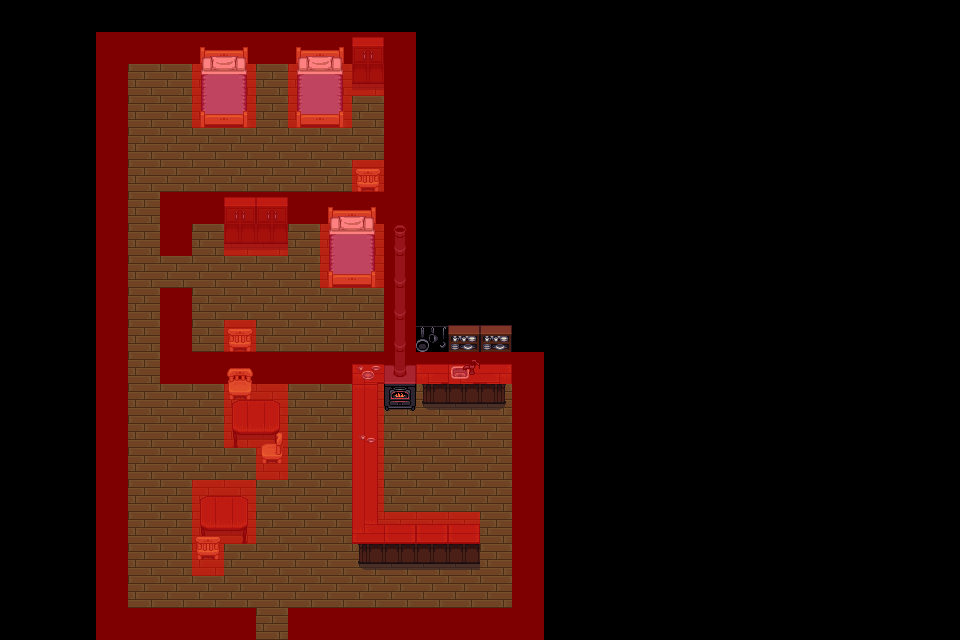

This is a level from a 2D game, rendered from its Tiled map with the project's own tilesets. A one-line summary and the map file follow, with tile-layer data summarised:
An orthogonal 30x20 tile map with 32x32 px tiles, 7 tile layers (floor, furniture, furniture2, detail, ...), 15 tilesets and 1 object (warp).

<map version="1.0" orientation="orthogonal" renderorder="right-down" width="30" height="20" tilewidth="32" tileheight="32" nextobjectid="3">
 <tileset firstgid="1" source="Terrain.tsx" />
 <tileset firstgid="1025" name="grass" tilewidth="32" tileheight="32" tilecount="18" columns="3">
  <image source="../LPC Base Assets/tiles/grass.png" width="96" height="192" />
 </tileset>
 <tileset firstgid="1043" name="house" tilewidth="32" tileheight="32" tilecount="63" columns="9">
  <image source="../LPC Base Assets/tiles/house.png" width="288" height="224" />
 </tileset>
 <tileset firstgid="1106" name="trunk" tilewidth="32" tileheight="32" tilecount="18" columns="6">
  <image source="../LPC Base Assets/tiles/trunk.png" width="192" height="96" />
 </tileset>
 <tileset firstgid="1124" name="treetop" tilewidth="32" tileheight="32" tilecount="42" columns="6">
  <image source="../LPC Base Assets/tiles/treetop.png" width="192" height="224" />
 </tileset>
 <tileset firstgid="1166" name="bridges" tilewidth="32" tileheight="32" tilecount="42" columns="6">
  <image source="../LPC Base Assets/tiles/bridges.png" width="192" height="224" />
 </tileset>
 <tileset firstgid="1208" name="signs" tilewidth="32" tileheight="32" tilecount="6" columns="3">
  <image source="../LPC Base Assets/tiles/signs.png" width="96" height="64" />
 </tileset>
 <tileset firstgid="1214" name="rock" tilewidth="32" tileheight="32" tilecount="2" columns="2">
  <image source="../LPC Base Assets/tiles/rock.png" width="64" height="32" />
 </tileset>
 <tileset firstgid="1216" name="barrel" tilewidth="32" tileheight="32" tilecount="8" columns="4">
  <image source="../LPC Base Assets/tiles/barrel.png" width="128" height="64" />
 </tileset>
 <tileset firstgid="1224" name="inside" tilewidth="32" tileheight="32" tilecount="100" columns="10">
  <image source="../LPC Base Assets/tiles/inside.png" width="320" height="320" />
 </tileset>
 <tileset firstgid="1324" name="country" tilewidth="32" tileheight="32" tilecount="20" columns="5">
  <image source="../LPC Base Assets/tiles/country.png" width="160" height="128" />
 </tileset>
 <tileset firstgid="1344" name="kitchen" tilewidth="32" tileheight="32" tilecount="8" columns="2">
  <image source="../LPC Base Assets/tiles/kitchen.png" width="64" height="128" />
 </tileset>
 <tileset firstgid="1352" name="victoria" tilewidth="32" tileheight="32" tilecount="55" columns="11">
  <image source="../LPC Base Assets/tiles/victoria.png" width="352" height="160" />
 </tileset>
 <tileset firstgid="1407" name="cabinets" tilewidth="32" tileheight="32" tilecount="78" columns="6">
  <image source="../LPC Base Assets/tiles/cabinets.png" width="192" height="416" />
 </tileset>
 <tileset firstgid="1485" name="metatiles" tilewidth="32" tileheight="32" tilecount="4" columns="2">
  <image source="../metatiles.png" width="64" height="64" />
 </tileset>
 <layer name="floor" width="30" height="20">
  <data>[600 cells, 148 non-empty, 1 distinct tile ids]</data>
 </layer>
 <layer name="furniture" width="30" height="20">
  <data>[600 cells, 62 non-empty, 27 distinct tile ids]</data>
 </layer>
 <layer name="furniture2" width="30" height="20">
  <data>[600 cells, 6 non-empty, 6 distinct tile ids]</data>
 </layer>
 <layer name="detail" width="30" height="20">
  <data>[600 cells, 3 non-empty, 3 distinct tile ids]</data>
 </layer>
 <layer name="character" width="30" height="20">
  <data>[600 cells, 0 non-empty, 0 distinct tile ids]</data>
 </layer>
 <layer name="detail2" width="30" height="20">
  <data>[600 cells, 0 non-empty, 0 distinct tile ids]</data>
 </layer>
 <layer name="blocked" width="30" height="20">
  <data>[600 cells, 113 non-empty, 1 distinct tile ids]</data>
 </layer>
 <objectgroup name="spawns">
  <object id="1" name="to_boiling_river" type="warp" x="256" y="608" width="32" height="32">
   <properties>
    <property name="end_x" type="int" value="3" />
    <property name="end_y" type="int" value="6" />
    <property name="end_zone" value="boiling_river" />
   </properties>
  </object>
 </objectgroup>
</map>
